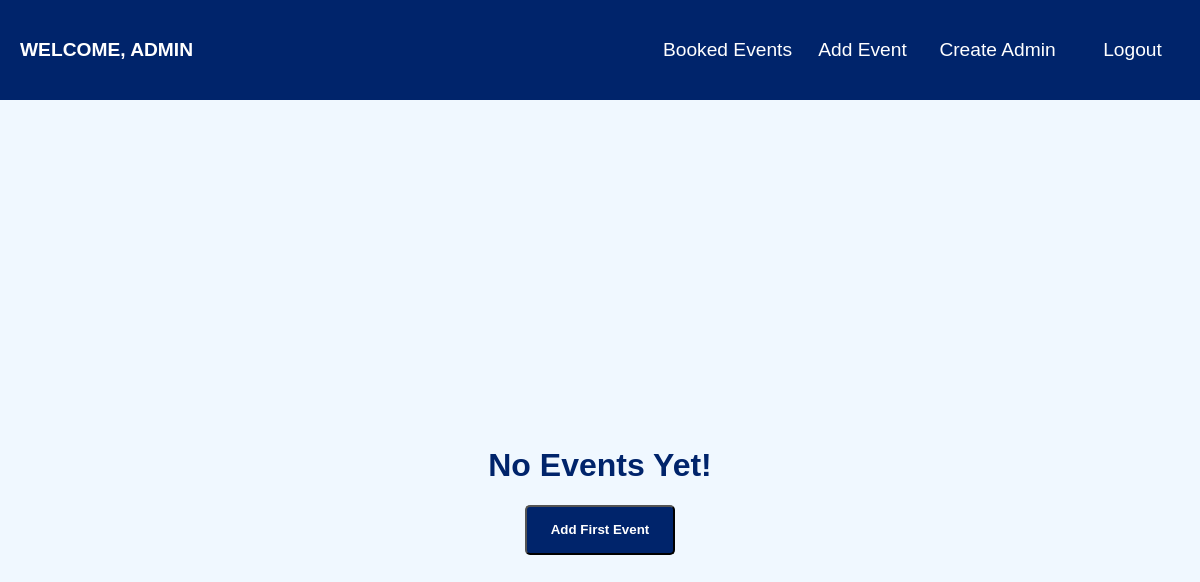
The page /home (signed in) on the database as committed earlier.
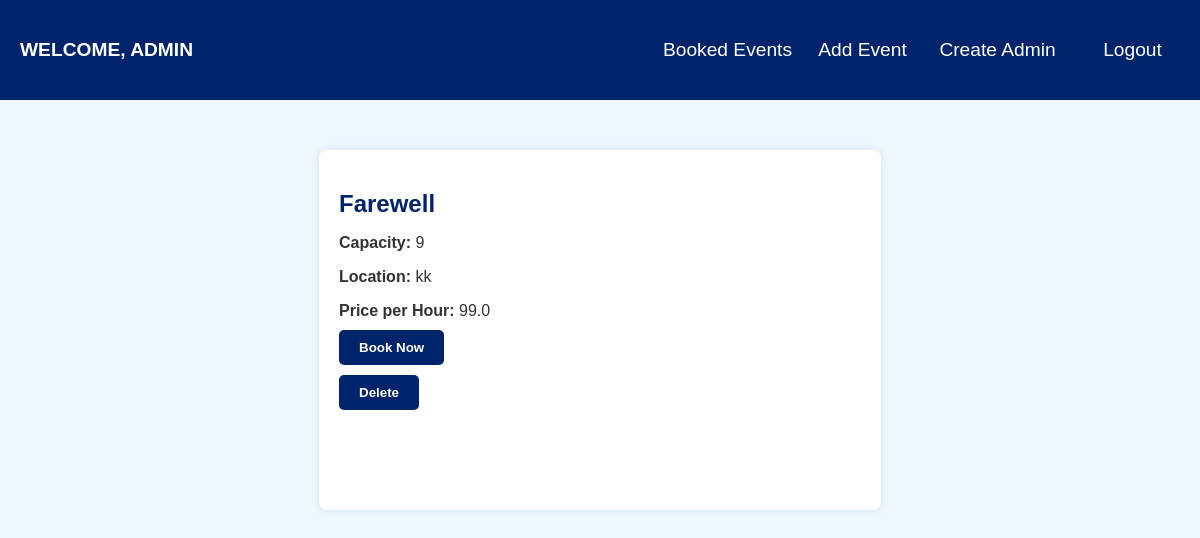
The same page on the database as committed later.
### models.py (models this page shows, shortened)
class Event(db.Model):
    id = db.Column(db.Integer, primary_key=True)
    event_name = db.Column(db.String(100), nullable=False)
    capacity = db.Column(db.Integer, nullable=False)
    location = db.Column(db.String(100), nullable=False)
    price_per_hour = db.Column(db.Float, nullable=False)
    status = db.Column(db.Boolean, default=True)
    book_events = db.relationship('BookEvent', backref='event', cascade='all, delete-orphan')

### app.py (the view)
@app.route('/home')
def landinghome():
    if not is_logged_in():
        return redirect(url_for('login'))
    user = session['user']
    if session["role"] == "ADMIN":
        events = Event.query.all()
        return render_template("admin.html", user=user, events=events)
    events = Event.query.filter_by(status=True).all()
    notifications = Notification.query.filter_by(recipient = user).all()
    return render_template("userhome.html", user=user, events=events, notifications = notifications)

### app.py (called while the page is built)
def is_logged_in():
    return 'user' in session

### templates/admin.html (shortened to what this page needs)
<!DOCTYPE html>
<html lang="en">
<head>
</head>
<body>
    <div class="header">
        <div class="logo">
            <span>WELCOME, {{ session['user'].upper() }} </span>
        </div>
        <div class="links">
            <a href="/getall">Booked Events</a>
            <a href="/addevent">Add Event</a>
            <a href="/createadmin">Create Admin</a>
            <a href="/logout" onclick="alert('Your session may be deleted')">Logout</a>
        </div>
    </div>
    <div class="container">
        {% if not events%}
            <div class="notify-div">
                <h1 class="notify">No Events Yet!</h1>
                <button><a href="/addevent"><strong>Add First Event</strong></a></button>
        {% else %}
            {% for event in events %}
                <form action="/delete/{{ event.id }}" class="event-item {% if loop.index is even %}card-blue{% else %}card-white{% endif %}">
                    <h2>{{ event.event_name }}</h2>
                    <p><strong>Capacity:</strong> {{ event.capacity }}</p>
                    <p><strong>Location:</strong> {{ event.location }}</p>
                    <p><strong>Price per Hour:</strong> {{ event.price_per_hour }}</p>
                    <p class="status {% if event.status %}green{% else %}red{% endif %}">
                        {% if event.status %}
                            <input type="submit" value="Book Now" style="font-weight: 600;">
                        {% else %}
                            Booked
                        {% endif %}
                    </p>
                    {% if event.id %}
                        <input type="submit" value="Delete" style="font-weight: 600;">
                    {% endif %}
                </form>
            {% endfor %}
        {% endif %}
    </div>
</body>
</html>

### templates/admin.html (style rules this page uses)
body { font-family: Arial, sans-serif; background-color: #F0F8FF; margin: 0; padding: 0; display: flex; flex-direction: column; height: 100vh; padding-top: 60px; }
.header { position: fixed; top: 0; left: 0; width: 100%; height: 10vh; background-color: #00246B; color: white; padding: 10px 0; text-align: center; font-size: 1.2rem; z-index: 100; display: flex; flex-direction: row; align-items: center; justify-content: space-between; }
.header .links { width: 45%; display: flex; justify-content: space-between; }
.logo { margin-left: 10px; font-weight: 700; }
.links a { width: 100%; display: flex; flex-direction: row; align-items: center; justify-content: space-around; font-weight: 400; color: white; text-decoration: none; }
.container { flex: 1; padding: 20px; margin-top: 60px; display: flex; flex-wrap: wrap; justify-content: center; }
.event-item { height: 40vh; width: 45%; margin: 10px; padding: 20px; border-radius: 8px; box-shadow: 0 0 10px rgba(0, 0, 0, 0.1); transition: background-color 0.3s ease-in-out; }
.event-item p { color: #333; margin-bottom: 10px; }
.event-item h2 { margin-bottom: 15px; }
.status { font-weight: bold; margin-top: 10px; }
.status.green { color: green; }
.card-white { background-color: white; color: #00246B; }
.card-white input[type="submit"] { background-color: #00246B; color: white; border: none; padding: 10px 20px; border-radius: 5px; cursor: pointer; }
.header span { margin-left: 10px; animation: from-left 1s forwards; }

Rows that differ between the two databases and show on the page:
added Event: event_name "Farewell", capacity "9", location "kk", price_per_hour "99.0"
Other text that changed with them:
text no longer shown: "No Events Yet! Add First Event"
